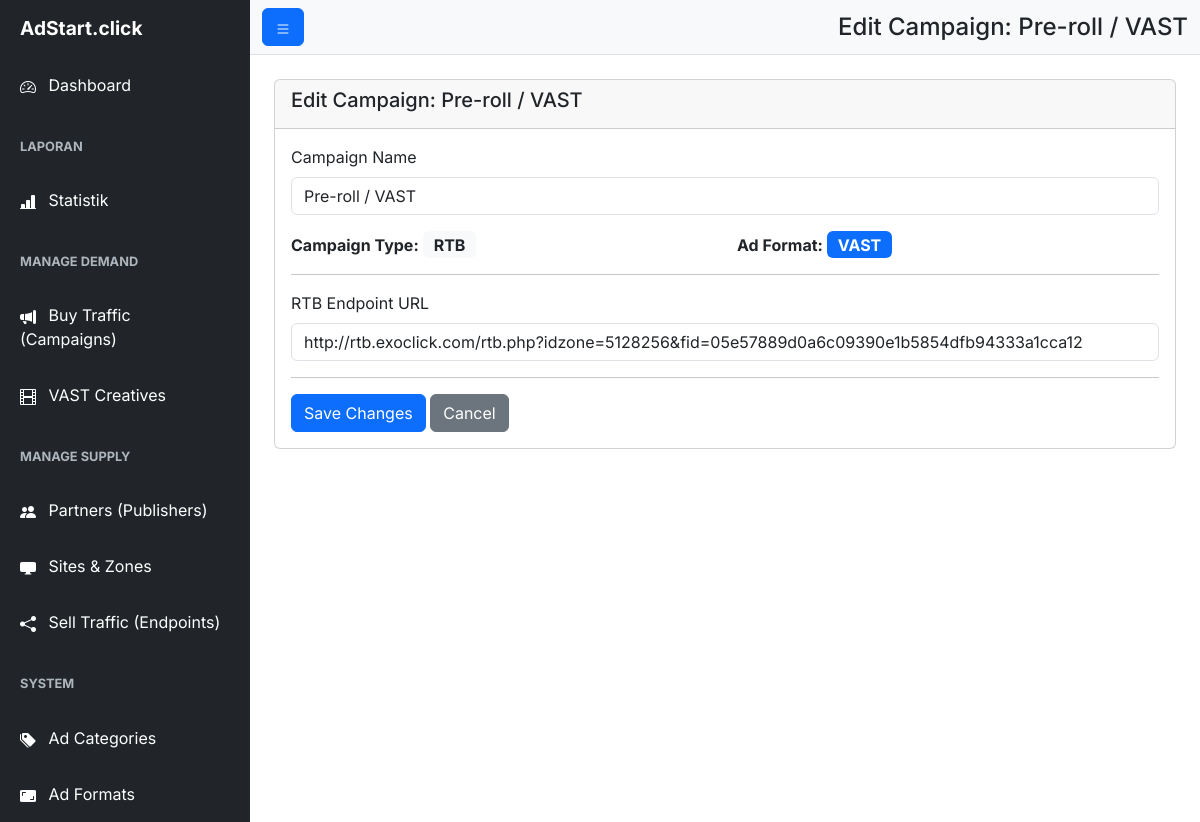
Page /admin/edit_campaign.php?id=5 on the committed database.
### tables this page shows
CREATE TABLE `campaigns` (
  `id` int(11) NOT NULL,
  `name` varchar(255) NOT NULL,
  `status` enum('active','paused') NOT NULL DEFAULT 'active',
  `campaign_type` enum('rtb','ron') NOT NULL DEFAULT 'rtb',
  `ad_type` enum('banner','native','vast','popunder') NOT NULL DEFAULT 'banner',
  `advertiser_id` int(11) DEFAULT NULL,
  `category_id` int(11) NOT NULL,
  `rtb_endpoint_url` text DEFAULT NULL,
  `ron_adm` text DEFAULT NULL COMMENT 'Ad markup untuk kampanye RON',
  `ron_bid_cpm` decimal(10,6) DEFAULT NULL COMMENT 'Harga penawaran tetap untuk kampanye RON',
  `created_at` timestamp NOT NULL DEFAULT current_timestamp()
);

### admin/edit_campaign.php (the view, shortened to what this page needs)
<?php
require_once 'db.php';
$id = (int)$_GET['id'];
$stmt = $pdo->prepare("SELECT * FROM campaigns WHERE id = ?");
$stmt->execute([$id]);
$campaign = $stmt->fetch();
$page_title = "Edit Campaign: " . htmlspecialchars($campaign['name']);
$adTypeLabels = ['banner' => 'Banner', 'vast' => 'VAST'];
include 'includes/header.php';
?>
<div class="card">
    <div class="card-header">
        <h5 class="card-title"><?php echo $page_title; ?></h5>
    </div>
    <div class="card-body">
        <form method="POST" action="edit_campaign.php?id=<?php echo $campaign['id']; ?>">
            <div class="mb-3">
                <label for="name" class="form-label">Campaign Name</label>
                <input type="text" class="form-control" id="name" name="name" value="<?php echo htmlspecialchars($campaign['name']); ?>" required>
            </div>
            <div class="row mb-3">
                <div class="col-md-6">
                    <strong>Campaign Type:</strong>
                    <span class="badge bg-light text-dark fs-6"><?php echo strtoupper($campaign['campaign_type']); ?></span>
                </div>
                <div class="col-md-6">
                    <strong>Ad Format:</strong>
                    <span class="badge bg-primary fs-6"><?php echo $adTypeLabels[$campaign['ad_type']] ?? 'Unknown'; ?></span>
                </div>
            </div>
            <hr>
            <?php if ($campaign['campaign_type'] === 'rtb'): ?>
                <div id="rtb_fields">
                    <div class="mb-3">
                        <label for="rtb_endpoint_url" class="form-label">RTB Endpoint URL</label>
                        <input type="url" class="form-control" id="rtb_endpoint_url" name="rtb_endpoint_url" value="<?php echo htmlspecialchars($campaign['rtb_endpoint_url']); ?>" placeholder="URL from your demand partner">
                    </div>
                </div>
            <?php endif; ?>
            <hr>
            <button type="submit" name="update_campaign" class="btn btn-primary">Save Changes</button>
            <a href="campaigns.php" class="btn btn-secondary">Cancel</a>
        </form>
    </div>
</div>
<?php include 'includes/footer.php'; ?>

### admin/includes/header.php (shortened to what this page needs)
<!DOCTYPE html>
<html lang="en">
<head>
    <link href="https://cdn.jsdelivr.net/npm/bootstrap@5.3.3/dist/css/bootstrap.min.css" rel="stylesheet">
    <link rel="stylesheet" href="https://cdn.jsdelivr.net/npm/bootstrap-icons@1.11.3/font/bootstrap-icons.min.css">
    <link rel="stylesheet" href="assets/css/style.css">
</head>
<body>
    <div class="d-flex" id="wrapper">
        <?php include 'sidebar.php'; ?>
        <div id="page-content-wrapper">
            <nav class="navbar navbar-expand-lg navbar-light bg-light border-bottom">
                <div class="container-fluid">
                    <button class="btn btn-primary" id="sidebarToggle">
                        <i class="bi bi-list"></i>
                    </button>
                    <h4 class="mb-0 ms-3"><?php echo isset($page_title) ? $page_title : ''; ?></h4>
                </div>
            </nav>
            <div class="container-fluid p-4">

### admin/assets/css/style.css (style rules this page uses)
body { font-family: 'Inter', sans-serif; overflow-x: hidden; }
#wrapper { display: flex; }
#page-content-wrapper { min-width: 100vw; flex: 1; }
#sidebarToggle { cursor: pointer; }
@media (min-width: 768px) { #page-content-wrapper { min-width: 0; width: 100%; } }
.card-header { font-weight: 600; }
.bi { vertical-align: -0.125em; line-height: 1; }

### rows in the picture
campaigns: name "Edit Campaign: Pre-roll / VAST", name "Pre-roll / VAST", campaign_type "RTB", ad_type "VAST", rtb_endpoint_url "http://rtb.exoclick.com/rtb.php?idzone=5128256&fid=05e57889d0a6c09390e1b5854dfb94333a1cca12"
